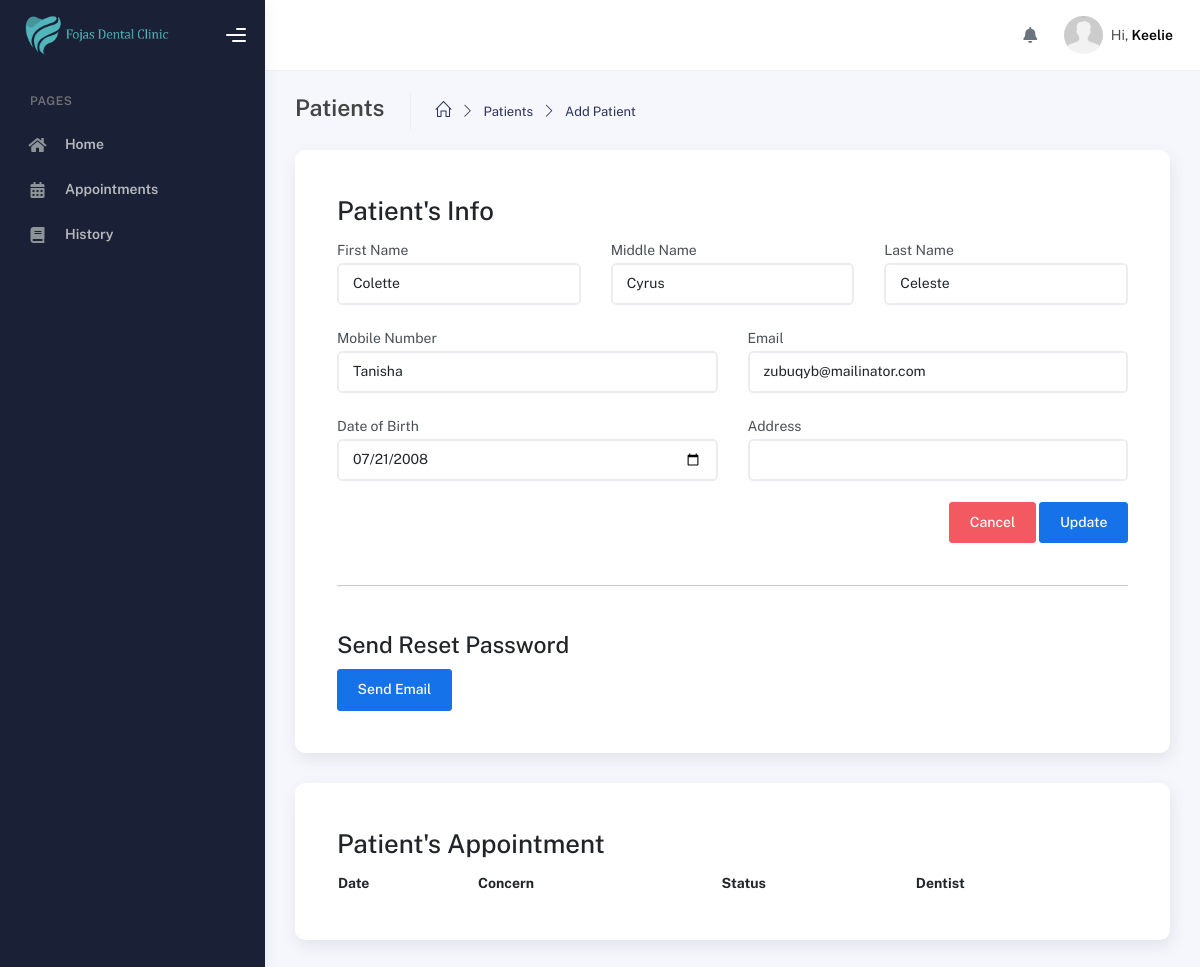
The app's page /modules/admin/edit-patient.php?user_id=20257193 (signed in), older data.
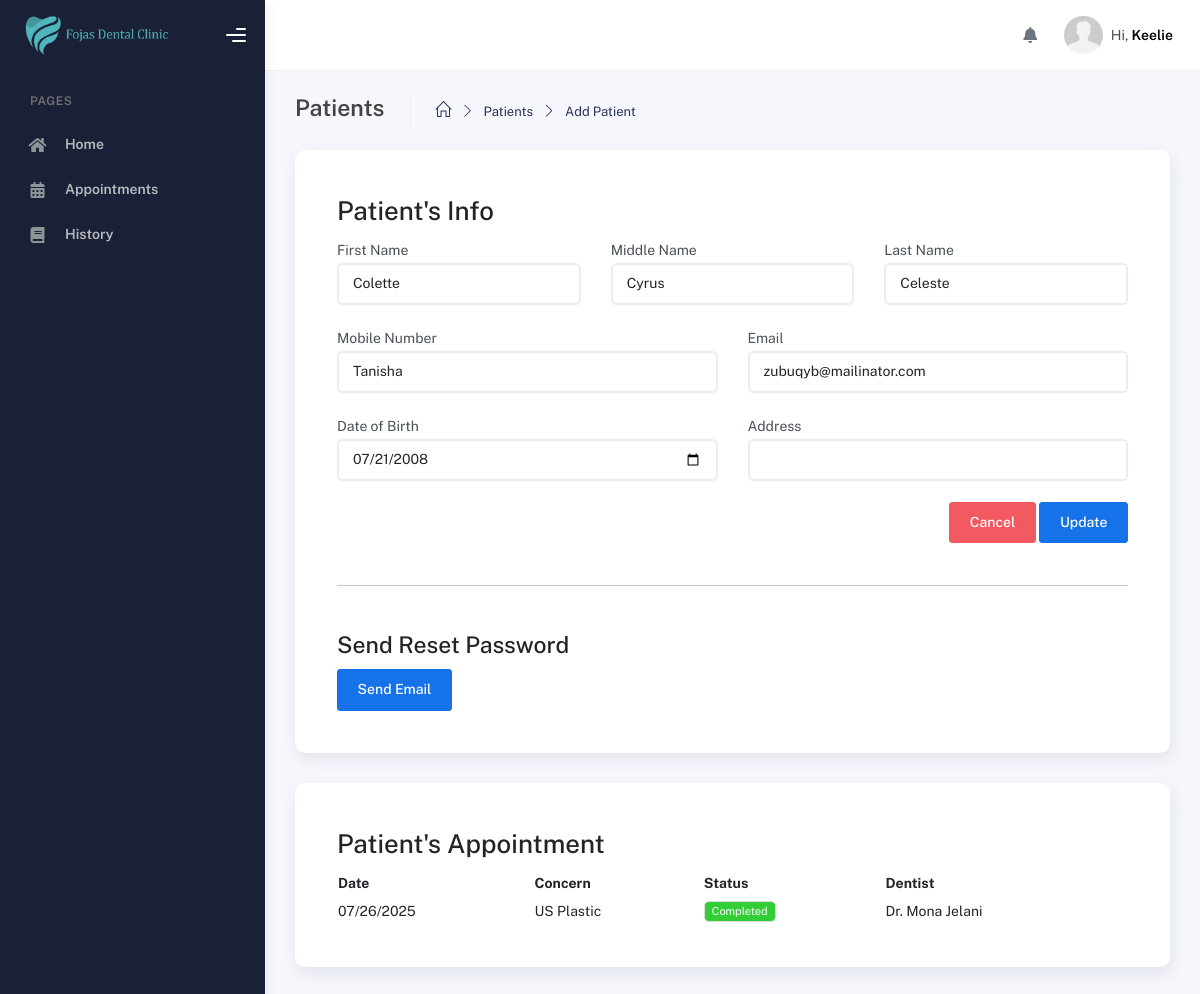
The same page, newer data.
### tables this page shows
CREATE TABLE `users` (
  `id` int(11) NOT NULL,
  `user_id` int(100) NOT NULL,
  `role_id` int(11) NOT NULL,
  `first_name` varchar(250) NOT NULL,
  `middle_name` varchar(255) NOT NULL,
  `last_name` varchar(255) NOT NULL,
  `mobile_number` varchar(255) NOT NULL,
  `email` varchar(255) DEFAULT NULL,
  `password` varchar(255) NOT NULL,
  `date_of_birth` date NOT NULL,
  `date_created` date NOT NULL,
  `date_updated` date NOT NULL,
  `token` varchar(255) DEFAULT NULL,
  `address` varchar(255) DEFAULT NULL,
  `otp` varchar(100) DEFAULT NULL
);

CREATE TABLE `appointments` (
  `id` int(11) NOT NULL,
  `user_id` int(11) NOT NULL,
  `user_id_patient` int(11) NOT NULL,
  `appointment_id` int(110) NOT NULL,
  `concern` varchar(255) NOT NULL,
  `confirmed` int(11) NOT NULL,
  `appointment_time` varchar(100) NOT NULL,
  `appointment_date` varchar(100) NOT NULL,
  `date_created` date NOT NULL,
  `date_updated` date NOT NULL,
  `remarks` varchar(255) DEFAULT NULL,
  `walk_in` int(11) DEFAULT NULL
);

### modules/admin/edit-patient.php (the view, shortened to what the changed rows need)
<?php
include('../../connection/connection.php');
?>
<!DOCTYPE html>
<html lang="en">
<head>
    <?php include '../../includes/styles.php' ?>
</head>
<body>
    <div class="wrapper">
    <div class="main-panel">
        <div class="container">
            <div class="page-inner">
                <div class="page-category">
                    <div class="row">
                        <div class="col-lg-12">
                            <div class="card p-5">
                                <?php
                                    if(isset($_GET['user_id'])){
                                        $user_id_patient = $_GET['user_id'];
                                        $query_patients = "SELECT users.user_id, users.first_name,users.middle_name,users.last_name,users.mobile_number,users.email,users.password,users.date_of_birth,users.address
                                        FROM users
                                        WHERE users.role_id = '1' AND users.user_id = '$user_id_patient'";
                                        $run_patients = mysqli_query($conn,$query_patients);
                                        if(mysqli_num_rows($run_patients) > 0){
                                            foreach($run_patients as $row_patients){
                                                ?>
                                                <form action="" method="POST">
                                                    <div class="row">
                                                        <div class="col-lg-12">
                                                            <h2>Patient's Info</h2>
                                                        </div>
                                                        <div class="col-lg-4 mb-4">
                                                            <label for="">First Name</label>
                                                            <input type="text" class="form-control" name="first_name" value="<?php echo $row_patients['first_name']?>">
                                                        </div>
                                                        <div class="col-lg-4 mb-4">
                                                            <label for="">Middle Name</label>
                                                            <input type="text" class="form-control" name="middle_name" value="<?php echo $row_patients['middle_name']?>">
                                                        </div>
                                                        <div class="col-lg-4 mb-4">
                                                            <label for="">Last Name</label>
                                                            <input type="text" class="form-control" name="last_name" value="<?php echo $row_patients['last_name']?>">
                                                        </div>
                                                        <div class="col-lg-6 mb-4">
                                                            <label for="">Mobile Number</label>
                                                            <input type="text" class="form-control" name="mobile_number" value="<?php echo $row_patients['mobile_number']?>">
                                                        </div>
                                                        <div class="col-lg-6 mb-4">
                                                            <label for="">Email</label>
                                                            <input type="email" class="form-control" name="email" value="<?php echo $row_patients['email']?>">
                                                        </div>
                                                        <div class="col-lg-6 mb-4">
                                                            <label for="">Date of Birth</label>
                                                            <input type="date" class="form-control" name="date_of_birth" value="<?php echo $row_patients['date_of_birth']?>">
                                                        </div>
                                                        <div class="col-lg-6 mb-4">
                                                            <label for="">Address</label>
                                                            <input type="text"  class="form-control" name="address" value="<?php echo $row_patients['address']?>">
                                                        </div>
                                                        <div class="col-lg-12 text-end">
                                                            <a href="patients.php" class="btn btn-danger">Cancel</a>
                                                            <input type="submit" class="btn btn-primary" name="update" value="Update">
                                                        </div>
                                                    </div>
                                                </form>
                                                <hr class="featurette-divider my-5">
                                                <form action="send_reset_password.php" method="POST">
                                                    <h3>Send Reset Password</h3>
                                                    <input type="submit" class="btn btn-primary" name="send_reset_password" value="Send Email">
                                                </form>
                                                <?php
                                            }
                                        }
                                    }
                                ?>
                            </div>
                        </div>
                        <div class="col-lg-12">
                            <div class="card p-5">
                                <h2>Patient's Appointment</h2>
                                <table>
                                        <tr>
                                            <th>Date</th>
                                            <th>Concern</th>
                                            <th>Status</th>
                                            <th>Dentist</th>
                                        </tr>
                                        <?php
                                        $query_appointment = "SELECT appointments.user_id, appointments.user_id_patient, appointments.appointment_id, appointments.concern, appointments.appointment_date, appointments.confirmed, appointments.walk_in, users.first_name, users.last_name
                                        FROM appointments
                                        LEFT JOIN users
                                        ON appointments.user_id = users.user_id
                                        WHERE appointments.user_id_patient = '$user_id_patient'";
                                        $run_appointment = mysqli_query($conn,$query_appointment);
                                        if(mysqli_num_rows($run_appointment) > 0){
                                            foreach($run_appointment as $row_appointment){
                                                ?>
                                                <tr>
                                                    <td><?php echo $row_appointment['appointment_date']?></td>
                                                    <td><?php echo $row_appointment['concern']?></td>
                                                    <td>
                                                        <?php
                                                        echo  $status = match($row_appointment['confirmed']){
                                                            '0' => '<span class="badge bg-warning">Pending</span>',
                                                            '1' => '<span class="badge bg-success">Completed</span>',
                                                            '2' => '<span class="badge bg-danger">Canceled</span>'
                                                        };
                                                        ?>
                                                    </td>
                                                    <td><?php echo "Dr. " . $row_appointment['first_name']. " " . $row_appointment['last_name']?></td>
                                                </tr>
                                                <?php
                                            }
                                        }
                                        ?>
                                    </table>
                            </div>
                        </div>
                    </div>
                </div>
          </div>
        </div>
      </div>
    </div>
</body>
</html>

Row changes from the older to the newer data that the page shows:
added appointments: appointment_date "07/26/2025", concern "US Plastic", confirmed "Completed", users.first_name "Mona", users.last_name "Jelani"
